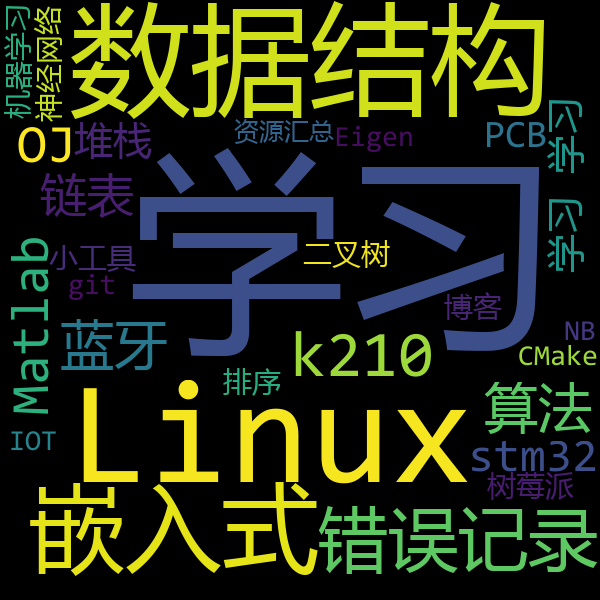

Here is the Python script that generated this plot:
import wordcloud as wc
import os


"""
需要解析的字符串如下：
tags: 
-   Linux
categories: 
-   学习 
"""


if __name__ == "__main__":
    dirstr = '/media/zqh/文档/Blog/gitio/source/_posts/'
    dirls = [name for name in os.listdir(
        "/media/zqh/文档/Blog/gitio/source/_posts") if '.md' in name]
    # 获取我的所有tag
    tags = []
    for filename in dirls:
        istag = False
        f = open(dirstr+filename, 'r', encoding='utf-8')
        for lines in f:
            if istag == False:
                if 'tags' in lines:
                    istag = True
                else:
                    continue
            elif istag == True:
                if '---' in lines:
                    istag = False
                elif '-' in lines:
                    tags.append(list(lines.strip().split())[1])
                else:
                    continue

    c = wc.WordCloud(width=600, height=600,
                     font_path="/usr/share/fonts/deepin-font-install/YaHei Consolas Hybrid/YaHei.Consolas.1.11b.ttf")
    c.generate(' '.join(tags))
    c.to_file('/media/zqh/文档/Blog/gitio/source/_posts/wordcloud/1.png')
